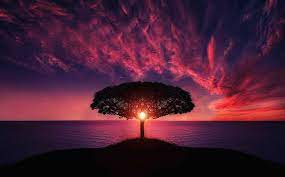
%> input picture Dữ liệu bài tập/Buổi 02 (01-12-S)/sunset.jpg, 285 x 177 px
$ octave Ex2_5.m   (GNU Octave 9; MATLAB toolbox functions it lacks are replaced by stand-ins)
%> lines starting %> are read from the running program, lines starting %| are printed output that depends on the picture
%Ex2_5 Brightness adjustment for color image

clear, clc, close all;

%%%%%%%%%%%%%%%%%%%%%%%%%%%%%%
pkg load image;
%load test image
Img = imread('sunset.jpg');
%> Img is the input picture: size 177x285x3 uint8; mean R, G, B 73.5, 30.5, 51.6

%Brighten all 3 layers RGB
I1(:,:,1) = imadd(Img(:,:,1), 100); %Red component
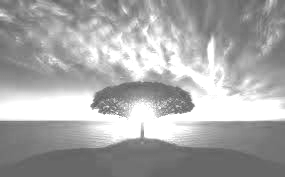
%> I1: size 177x285 uint8; min 100, max 255, mean 167.9
I1(:,:,2) = imadd(Img(:,:,2), 175); %Green component
I1(:,:,3) = imadd(Img(:,:,3), 225); %Blue component
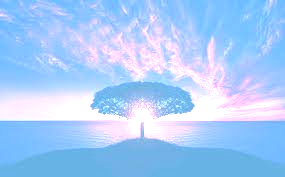
%> I1: size 177x285x3 uint8; mean R, G, B 167.9, 204.5, 250.4

%Darken all 3 layers RGB
I2(:,:,1) = imsubtract(Img(:,:,1), 120); %Red component
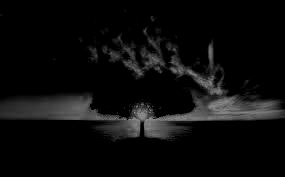
%> I2: size 177x285 uint8; min 0, max 135, mean 11.9
I2(:,:,2) = imsubtract(Img(:,:,2), 80); %Green component
I2(:,:,3) = imsubtract(Img(:,:,3), 40); %Blue component
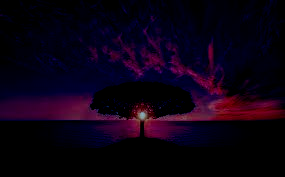
%> I2: size 177x285x3 uint8; mean R, G, B 11.9, 1, 18.7

%Plot image
FS = 15;

figure, clf;
subplot(1, 3, 1), imshow(Img), title('Original Image', "fontsize", FS);
subplot(1, 3, 2), imshow(I1), title('Brighten 3-layer image', "fontsize", FS);
subplot(1, 3, 3), imshow(I2), title('Darken 3-layer image', "fontsize", FS);
